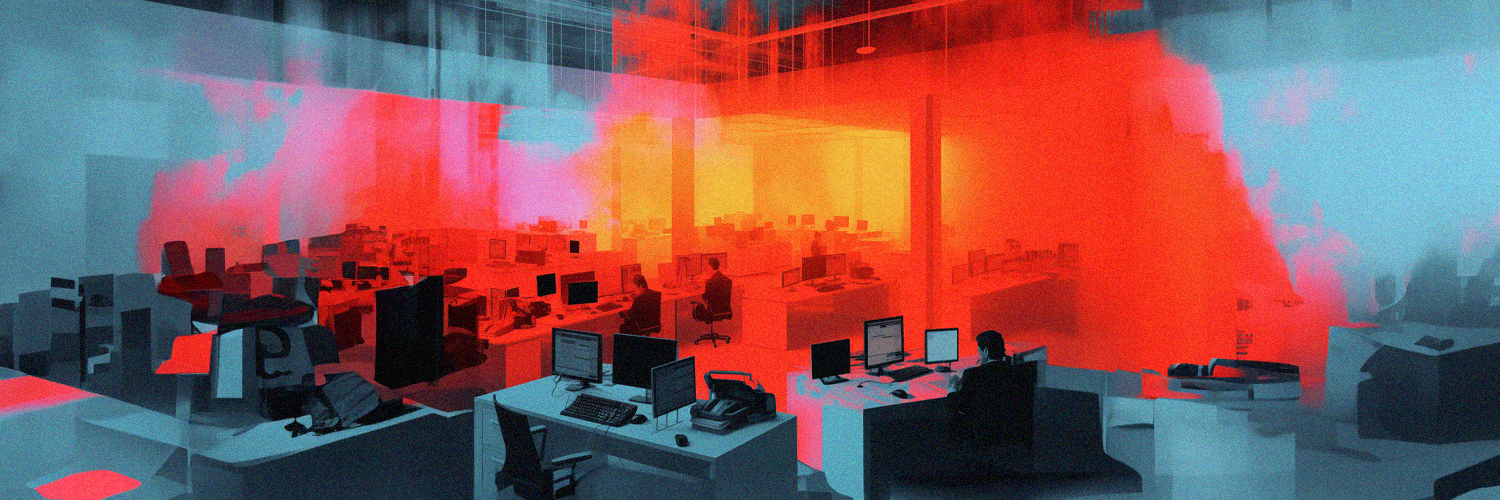
#> input picture heatmap_image.png, 1500 x 500 px
$ python -i heatmap_contour.py   (imports and definitions only)
#> lines starting #> are read from the running program, lines starting #| are printed output that depends on the picture; after the words box and inside, x2 and y2 are one past the last pixel; in counts of white or black regions, pixels touching at a corner belong together
import cv2
import numpy as np
from tkinter import Tk, filedialog, Button, Label

def upload_image():
    """Open a file dialog to upload an image."""
    file_path = filedialog.askopenfilename(filetypes=[("Image files", "*.png *.jpg *.jpeg *.bmp *.tiff")])
    if file_path:
        image_label.config(text=f"Selected Image: {file_path.split('/')[-1]}")
        process_image(file_path)
    else:
        image_label.config(text="No image selected.")

def process_image(image_path):
    """Process the uploaded image."""
#> called with image_path = 'heatmap_image.png'
    heatmap = cv2.imread(image_path, cv2.IMREAD_GRAYSCALE)
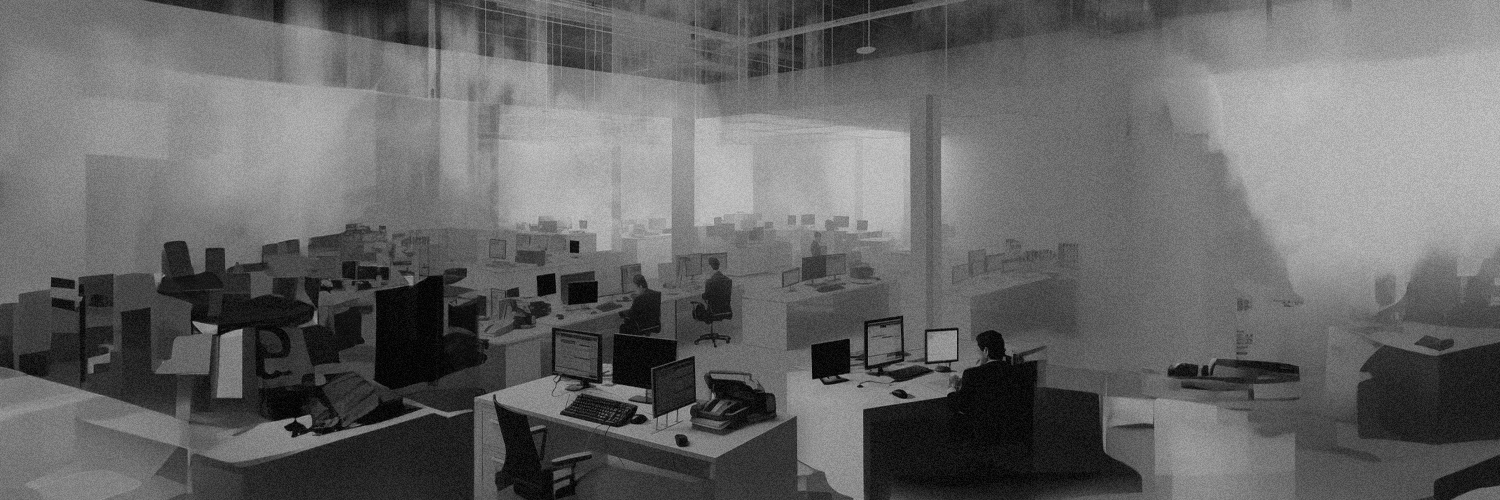
#> heatmap: shape (500, 1500); min 1, max 201, mean 102.1

    if heatmap is None:
        print("Error: Could not load image.")
        return

    heatmap_blurred = cv2.GaussianBlur(heatmap, (5, 5), 0)
    _, thresh = cv2.threshold(heatmap_blurred, 127, 255, cv2.THRESH_BINARY)
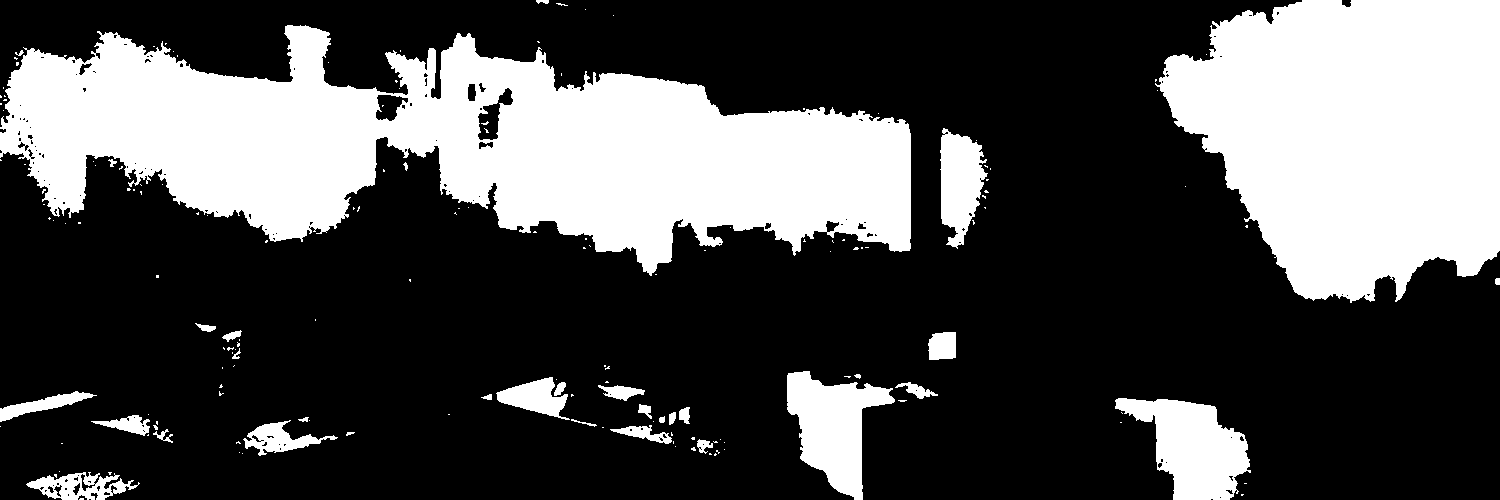
#> thresh: shape (500, 1500); 30.7% white; 165 white regions (131 under 20 px)
    contours, hierarchy = cv2.findContours(thresh, cv2.RETR_TREE, cv2.CHAIN_APPROX_SIMPLE)
#> contours = 318 contours, 262 with area under 20; largest, box (x1, y1, x2, y2) and area: (0, 25, 911, 276) 123407, (1155, 0, 1500, 303) 77487, (1115, 398, 1251, 500) 7746, (787, 371, 895, 500) 7066, (940, 128, 988, 249) 3583

    if len(contours) == 0:
        print("No contours found.")
        return

    contour_image = cv2.cvtColor(heatmap, cv2.COLOR_GRAY2BGR)
    cv2.drawContours(contour_image, contours, -1, (0, 255, 0), 2)
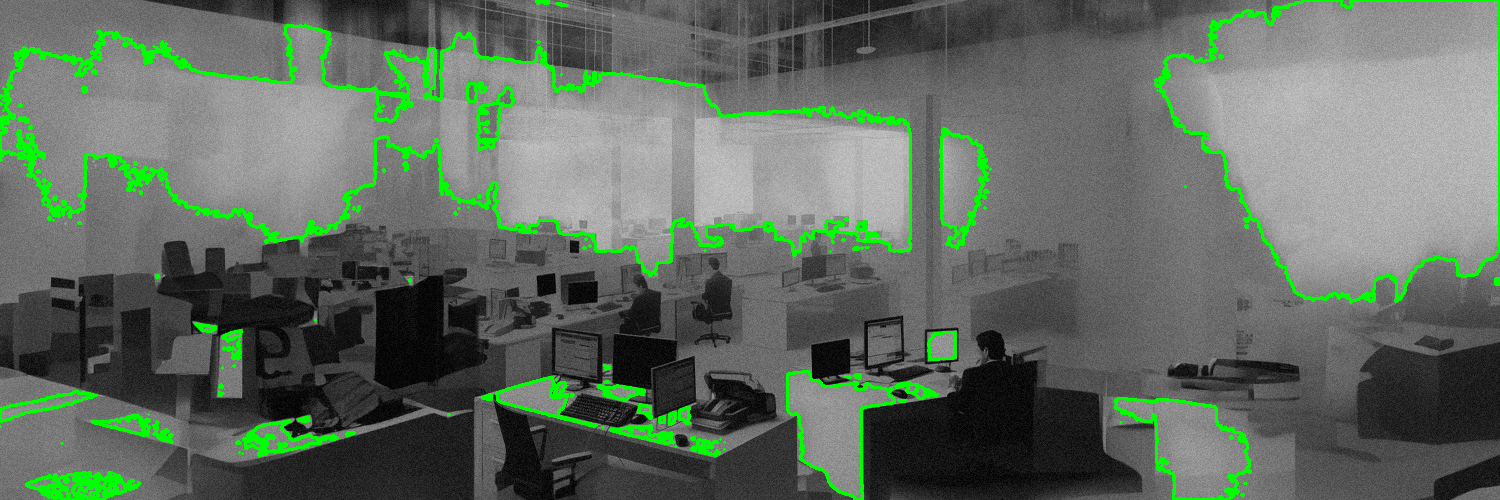
#> contour_image: shape (500, 1500, 3); mean B, G, R 95.9, 108, 95.9

    cv2.imshow('Original Heatmap', heatmap)
    cv2.imshow('Thresholded Heatmap', thresh)
    cv2.imshow('Contours on Heatmap', contour_image)
    cv2.waitKey(0)
    cv2.destroyAllWindows()

# [3 lines not run here, left out]

# [1 line that did not run here, left out]
# [1 line not run here, left out]
# [1 line that did not run here, left out]
# [2 lines not run here, left out]

>>> result = process_image('heatmap_image.png')
